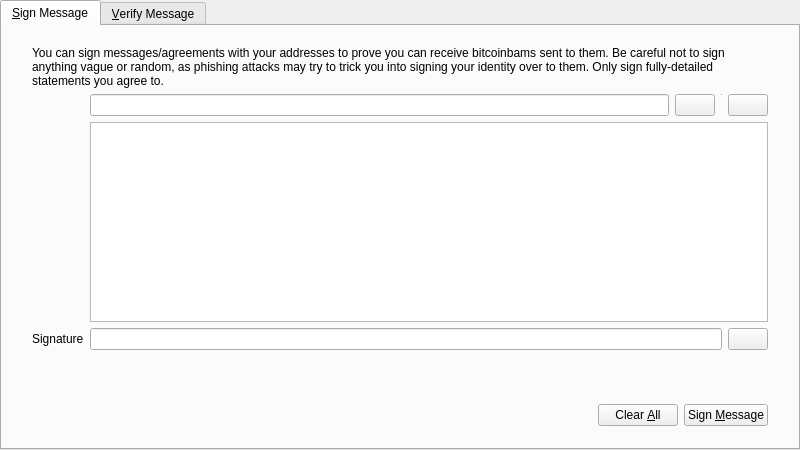
<?xml version="1.0" encoding="UTF-8"?>
<ui version="4.0">
 <class>SignVerifyMessageDialog</class>
 <widget class="QDialog" name="SignVerifyMessageDialog">
  <property name="geometry">
   <rect>
    <x>0</x>
    <y>0</y>
    <width>800</width>
    <height>450</height>
   </rect>
  </property>
  <property name="windowTitle">
   <string>Signatures - Sign / Verify a Message</string>
  </property>
  <property name="modal">
   <bool>true</bool>
  </property>
  <layout class="QVBoxLayout" name="verticalLayout">
   <property name="leftMargin">
    <number>0</number>
   </property>
   <property name="topMargin">
    <number>0</number>
   </property>
   <property name="rightMargin">
    <number>0</number>
   </property>
   <property name="bottomMargin">
    <number>0</number>
   </property>
   <item>
    <widget class="QTabWidget" name="tabWidget">
     <property name="currentIndex">
      <number>0</number>
     </property>
     <widget class="QWidget" name="tabSignMessage">
      <attribute name="title">
       <string>&amp;Sign Message</string>
      </attribute>
      <layout class="QVBoxLayout" name="verticalLayout_SM">
       <property name="leftMargin">
        <number>0</number>
       </property>
       <property name="topMargin">
        <number>0</number>
       </property>
       <property name="rightMargin">
        <number>0</number>
       </property>
       <property name="bottomMargin">
        <number>0</number>
       </property>
       <item>
        <layout class="QVBoxLayout" name="verticalLayout_3">
         <property name="leftMargin">
          <number>30</number>
         </property>
         <property name="topMargin">
          <number>20</number>
         </property>
         <property name="rightMargin">
          <number>30</number>
         </property>
         <property name="bottomMargin">
          <number>20</number>
         </property>
         <item>
          <layout class="QGridLayout" name="gridLayout">
           <item row="1" column="1">
            <layout class="QHBoxLayout" name="horizontalLayout_1_SM">
             <property name="spacing">
              <number>6</number>
             </property>
             <item>
              <widget class="QValidatedLineEdit" name="addressIn_SM">
               <property name="toolTip">
                <string>The Bitcoinbam address to sign the message with</string>
               </property>
              </widget>
             </item>
             <item>
              <widget class="BitcoinbamPushButton" name="addressBookButton_SM">
               <property name="toolTip">
                <string>Choose previously used address</string>
               </property>
               <property name="text">
                <string/>
               </property>
               <property name="icon">
                <iconset resource="../bitcoin.qrc">
                 <normaloff>:/icons/address-book</normaloff>:/icons/address-book</iconset>
               </property>
               <property name="shortcut">
                <string>Alt+A</string>
               </property>
               <property name="autoDefault">
                <bool>false</bool>
               </property>
              </widget>
             </item>
             <item>
              <widget class="Line" name="vLine">
               <property name="maximumSize">
                <size>
                 <width>1</width>
                 <height>22</height>
                </size>
               </property>
               <property name="orientation">
                <enum>Qt::Vertical</enum>
               </property>
              </widget>
             </item>
             <item>
              <widget class="BitcoinbamPushButton" name="pasteButton_SM">
               <property name="toolTip">
                <string>Paste address from clipboard</string>
               </property>
               <property name="text">
                <string/>
               </property>
               <property name="icon">
                <iconset resource="../bitcoin.qrc">
                 <normaloff>:/icons/editpaste</normaloff>:/icons/editpaste</iconset>
               </property>
               <property name="shortcut">
                <string>Alt+P</string>
               </property>
               <property name="autoDefault">
                <bool>false</bool>
               </property>
              </widget>
             </item>
            </layout>
           </item>
           <item row="2" column="1">
            <widget class="QPlainTextEdit" name="messageIn_SM">
             <property name="toolTip">
              <string>Enter the message you want to sign here</string>
             </property>
            </widget>
           </item>
           <item row="3" column="1">
            <layout class="QHBoxLayout" name="horizontalLayout_2_SM">
             <property name="spacing">
              <number>6</number>
             </property>
             <item>
              <widget class="QLineEdit" name="signatureOut_SM">
               <property name="font">
                <font>
                 <italic>true</italic>
                </font>
               </property>
               <property name="readOnly">
                <bool>true</bool>
               </property>
              </widget>
             </item>
             <item>
              <widget class="BitcoinbamPushButton" name="copySignatureButton_SM">
               <property name="toolTip">
                <string>Copy the current signature to the system clipboard</string>
               </property>
               <property name="text">
                <string/>
               </property>
               <property name="icon">
                <iconset resource="../bitcoin.qrc">
                 <normaloff>:/icons/editcopy</normaloff>:/icons/editcopy</iconset>
               </property>
               <property name="autoDefault">
                <bool>false</bool>
               </property>
              </widget>
             </item>
            </layout>
           </item>
           <item row="3" column="0">
            <widget class="QLabel" name="signatureLabel_SM">
             <property name="text">
              <string>Signature</string>
             </property>
             <property name="textFormat">
              <enum>Qt::PlainText</enum>
             </property>
            </widget>
           </item>
           <item row="0" column="0" colspan="2">
            <widget class="QLabel" name="infoLabel_SM">
             <property name="text">
              <string>You can sign messages/agreements with your addresses to prove you can receive bitcoinbams sent to them. Be careful not to sign anything vague or random, as phishing attacks may try to trick you into signing your identity over to them. Only sign fully-detailed statements you agree to.</string>
             </property>
             <property name="textFormat">
              <enum>Qt::PlainText</enum>
             </property>
             <property name="wordWrap">
              <bool>true</bool>
             </property>
            </widget>
           </item>
          </layout>
         </item>
        </layout>
       </item>
       <item>
        <widget class="QWidget" name="buttonsContainerWhite" native="true">
         <layout class="QHBoxLayout" name="horizontalLayout">
          <property name="leftMargin">
           <number>30</number>
          </property>
          <property name="topMargin">
           <number>15</number>
          </property>
          <property name="rightMargin">
           <number>30</number>
          </property>
          <item>
           <spacer name="horizontalSpacer_1_SM">
            <property name="orientation">
             <enum>Qt::Horizontal</enum>
            </property>
            <property name="sizeHint" stdset="0">
             <size>
              <width>40</width>
              <height>48</height>
             </size>
            </property>
           </spacer>
          </item>
          <item>
           <widget class="QLabel" name="statusLabel_SM">
            <property name="font">
             <font>
              <weight>75</weight>
              <bold>true</bold>
             </font>
            </property>
            <property name="text">
             <string/>
            </property>
            <property name="wordWrap">
             <bool>true</bool>
            </property>
           </widget>
          </item>
          <item>
           <spacer name="horizontalSpacer_2_SM">
            <property name="orientation">
             <enum>Qt::Horizontal</enum>
            </property>
            <property name="sizeHint" stdset="0">
             <size>
              <width>40</width>
              <height>48</height>
             </size>
            </property>
           </spacer>
          </item>
          <item>
           <widget class="BitcoinbamPushButton" name="clearButton_SM">
            <property name="toolTip">
             <string>Reset all sign message fields</string>
            </property>
            <property name="text">
             <string>Clear &amp;All</string>
            </property>
            <property name="icon">
             <iconset resource="../bitcoin.qrc">
              <normaloff>:/icons/remove</normaloff>:/icons/remove</iconset>
            </property>
            <property name="autoDefault">
             <bool>false</bool>
            </property>
           </widget>
          </item>
          <item>
           <widget class="BitcoinbamPushButton" name="signMessageButton_SM">
            <property name="toolTip">
             <string>Sign the message to prove you own this Bitcoinbam address</string>
            </property>
            <property name="text">
             <string>Sign &amp;Message</string>
            </property>
            <property name="icon">
             <iconset resource="../bitcoin.qrc">
              <normaloff>:/icons/edit</normaloff>:/icons/edit</iconset>
            </property>
            <property name="autoDefault">
             <bool>false</bool>
            </property>
           </widget>
          </item>
         </layout>
        </widget>
       </item>
      </layout>
     </widget>
     <widget class="QWidget" name="tabVerifyMessage">
      <attribute name="title">
       <string>&amp;Verify Message</string>
      </attribute>
      <layout class="QVBoxLayout" name="verticalLayout_VM">
       <property name="leftMargin">
        <number>0</number>
       </property>
       <property name="topMargin">
        <number>0</number>
       </property>
       <property name="rightMargin">
        <number>0</number>
       </property>
       <property name="bottomMargin">
        <number>0</number>
       </property>
       <item>
        <layout class="QVBoxLayout" name="verticalLayout_2">
         <property name="leftMargin">
          <number>30</number>
         </property>
         <property name="topMargin">
          <number>20</number>
         </property>
         <property name="rightMargin">
          <number>30</number>
         </property>
         <property name="bottomMargin">
          <number>20</number>
         </property>
         <item>
          <widget class="QLabel" name="infoLabel_VM">
           <property name="text">
            <string>Enter the receiver's address, message (ensure you copy line breaks, spaces, tabs, etc. exactly) and signature below to verify the message. Be careful not to read more into the signature than what is in the signed message itself, to avoid being tricked by a man-in-the-middle attack. Note that this only proves the signing party receives with the address, it cannot prove sendership of any transaction!</string>
           </property>
           <property name="textFormat">
            <enum>Qt::PlainText</enum>
           </property>
           <property name="alignment">
            <set>Qt::AlignLeading|Qt::AlignLeft|Qt::AlignTop</set>
           </property>
           <property name="wordWrap">
            <bool>true</bool>
           </property>
          </widget>
         </item>
         <item>
          <layout class="QHBoxLayout" name="horizontalLayout_1_VM">
           <property name="spacing">
            <number>6</number>
           </property>
           <item>
            <widget class="QValidatedLineEdit" name="addressIn_VM">
             <property name="toolTip">
              <string>The Bitcoinbam address the message was signed with</string>
             </property>
            </widget>
           </item>
           <item>
            <widget class="BitcoinbamPushButton" name="addressBookButton_VM">
             <property name="toolTip">
              <string>Choose previously used address</string>
             </property>
             <property name="text">
              <string/>
             </property>
             <property name="icon">
              <iconset resource="../bitcoin.qrc">
               <normaloff>:/icons/address-book</normaloff>:/icons/address-book</iconset>
             </property>
             <property name="shortcut">
              <string>Alt+A</string>
             </property>
             <property name="autoDefault">
              <bool>false</bool>
             </property>
            </widget>
           </item>
          </layout>
         </item>
         <item>
          <widget class="QPlainTextEdit" name="messageIn_VM"/>
         </item>
         <item>
          <widget class="QValidatedLineEdit" name="signatureIn_VM"/>
         </item>
        </layout>
       </item>
       <item>
        <widget class="QWidget" name="buttonsContainerWhite_" native="true">
         <layout class="QHBoxLayout" name="horizontalLayout_2">
          <property name="leftMargin">
           <number>30</number>
          </property>
          <property name="topMargin">
           <number>15</number>
          </property>
          <property name="rightMargin">
           <number>30</number>
          </property>
          <item>
           <spacer name="horizontalSpacer_1_VM">
            <property name="orientation">
             <enum>Qt::Horizontal</enum>
            </property>
            <property name="sizeHint" stdset="0">
             <size>
              <width>40</width>
              <height>48</height>
             </size>
            </property>
           </spacer>
          </item>
          <item>
           <widget class="QLabel" name="statusLabel_VM">
            <property name="font">
             <font>
              <weight>75</weight>
              <bold>true</bold>
             </font>
            </property>
            <property name="text">
             <string/>
            </property>
            <property name="wordWrap">
             <bool>true</bool>
            </property>
           </widget>
          </item>
          <item>
           <spacer name="horizontalSpacer_2_VM">
            <property name="orientation">
             <enum>Qt::Horizontal</enum>
            </property>
            <property name="sizeHint" stdset="0">
             <size>
              <width>40</width>
              <height>48</height>
             </size>
            </property>
           </spacer>
          </item>
          <item>
           <widget class="BitcoinbamPushButton" name="clearButton_VM">
            <property name="toolTip">
             <string>Reset all verify message fields</string>
            </property>
            <property name="text">
             <string>Clear &amp;All</string>
            </property>
            <property name="icon">
             <iconset resource="../bitcoin.qrc">
              <normaloff>:/icons/remove</normaloff>:/icons/remove</iconset>
            </property>
            <property name="autoDefault">
             <bool>false</bool>
            </property>
           </widget>
          </item>
          <item>
           <widget class="BitcoinbamPushButton" name="verifyMessageButton_VM">
            <property name="toolTip">
             <string>Verify the message to ensure it was signed with the specified Bitcoinbam address</string>
            </property>
            <property name="text">
             <string>Verify &amp;Message</string>
            </property>
            <property name="icon">
             <iconset resource="../bitcoin.qrc">
              <normaloff>:/icons/transaction_0</normaloff>:/icons/transaction_0</iconset>
            </property>
            <property name="autoDefault">
             <bool>false</bool>
            </property>
           </widget>
          </item>
         </layout>
        </widget>
       </item>
      </layout>
     </widget>
    </widget>
   </item>
  </layout>
 </widget>
 <customwidgets>
  <customwidget>
   <class>QValidatedLineEdit</class>
   <extends>QLineEdit</extends>
   <header>qt/qvalidatedlineedit.h</header>
  </customwidget>
  <customwidget>
   <class>BitcoinbamPushButton</class>
   <extends>QPushButton</extends>
   <header>qt/bitcoinbampushbutton.h</header>
  </customwidget>
 </customwidgets>
 <resources>
  <include location="../bitcoin.qrc"/>
 </resources>
 <connections/>
</ui>
